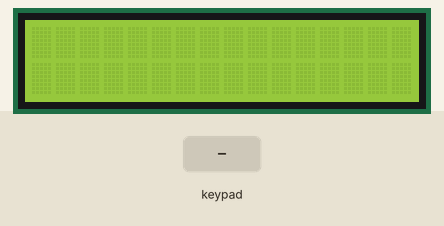
The sketch below on a simulated Arduino Mega 2560, built with avr-gcc and run on an emulated ATmega2560. Parts: 16×2 character LCD. The test bench sets the inputs (shaded band).

Above: at 1.2 s.
1.3 s: keypad keys 7 + 5 = pressed 0.4 s apart
At 2.9 s:
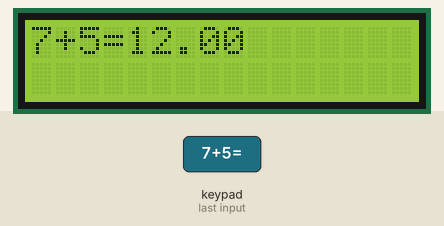
4.4 s: key '/' pressed
5.9 s: keypad keys 6 * 7 = pressed 0.4 s apart
At 7.4 s:
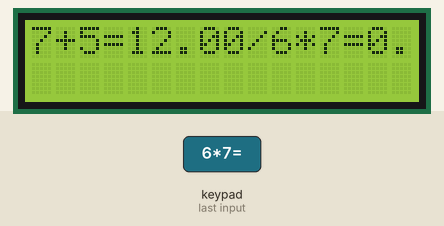
9.0 s: key 'C' pressed
At 10.2 s:
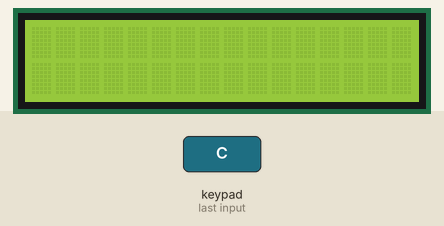
10.5 s: keypad keys 8 / 2 = pressed 0.4 s apart
At 12.0 s:
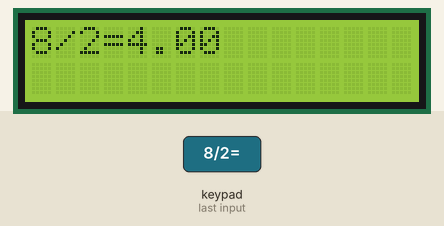
13.6 s: key '*' pressed
At 14.6 s:
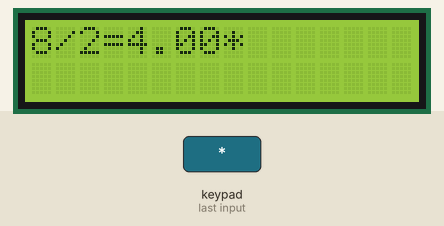
Timing chart, 0 to 16.1 s (numbered marks = the images above; inputs shaded):
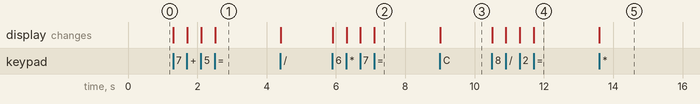

Measured:
- after the input at 1.3 s, the display: first changes at once (image 1 shows a later state)
- after the input at 5.9 s, the display: first changes at once (image 2 shows a later state)
- after the input at 9.0 s, the display: changes at once (image 3)
- after the input at 10.5 s, the display: first changes at once (image 4 shows a later state)
- after the input at 13.6 s, the display: changes at once (image 5)

The sketch:

Q3.ino
```cpp
#include <LiquidCrystal.h>

#define RS_PIN 13
#define EN_PIN 12
#define D4_PIN 11
#define D5_PIN 10
#define D6_PIN 9
#define D7_PIN 8


LiquidCrystal lcd(RS_PIN, EN_PIN, D4_PIN, D5_PIN, D6_PIN, D7_PIN);

#include <Keypad.h>

const byte ROWS = 4;
const byte COLS = 4;

char keys[ROWS][COLS] = {
  {'7', '8', '9', '/'},
  {'4', '5', '6', '*'},
  {'1', '2', '3', '-'},
  {'C', '0', '=', '+'}
};

byte rowPins[ROWS] = {22, 23, 24, 25};
byte colPins[COLS] {26, 27, 28, 29};
Keypad keypad = Keypad( makeKeymap(keys), rowPins, colPins, ROWS, COLS);

String inputExpression = "";

String operand_1;
String operand_2;
char my_operator;

void setup() {
  // put your setup code here, to run once:
  lcd.begin(16, 2);
  lcd.clear();

  lcd.setCursor(0, 0);
}

void loop() {
  // put your main code here, to run repeatedly:

  char key = keypad.waitForKey();

  if (key == '='){
      parser(inputExpression);
      String answer = String(calculate(operand_1, operand_2, my_operator));
      lcd.print(key);
      lcd.print(answer);
      inputExpression = "";
  }

   else if (key == 'C'){
      inputExpression = "";
      lcd.clear();
   }

   else{
      inputExpression += key;
      lcd.print(key);
   }

}

double calculate(String operand_1, String operand_2, char my_operator){
  int operand_1_int = operand_1.toInt();
  int operand_2_int = operand_2.toInt();

  switch (my_operator){
    case '+':
      return operand_1_int + operand_2_int;
    case '-':
      return operand_1_int - operand_2_int;
    case '*':
      return operand_1_int * operand_2_int;
    case '/':
      return operand_1_int / operand_2_int;
  }
}


void parser(String expression){
  int operatorPos = 0;
  for (int i = 0; i < expression.length(); i++){
    if (
        (expression[i] == '+') ||
        (expression[i] == '-') ||
        (expression[i] == '*') ||
        (expression[i] == '/')
      ){
        operatorPos = i;
        break;
      }
  }

  operand_1 = expression.substring(0, operatorPos);
  my_operator = expression.charAt(operatorPos);
  operand_2 = expression.substring(operatorPos + 1, expression.length());

}
```
